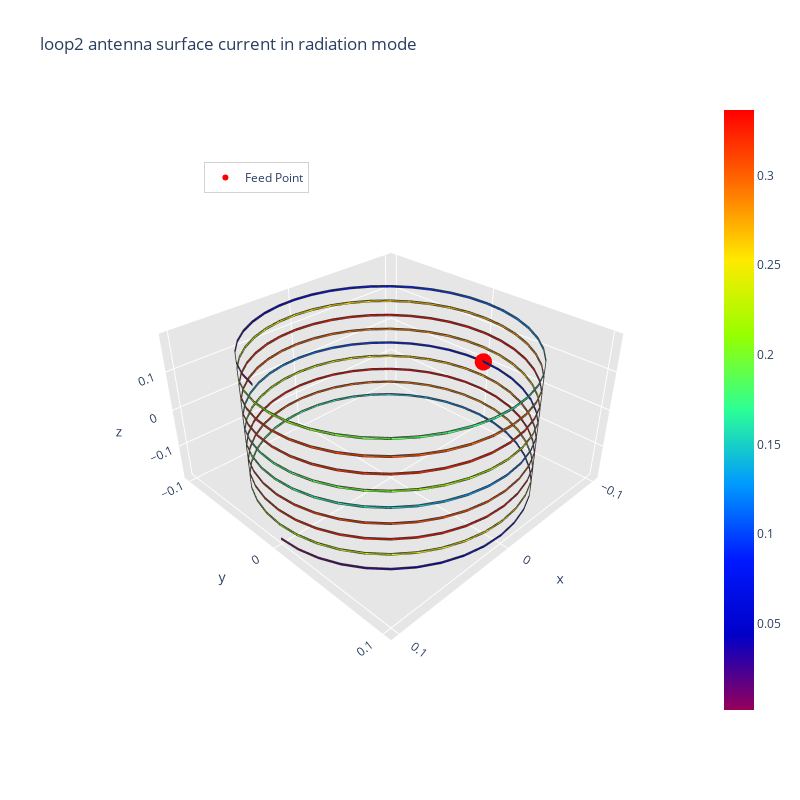

The notebook cell this image was saved under:
### Code cell
# Start time measurement
start_time = time.time()

feed_point = np.array([-0.1, 0, 0])
frequency = 40e6

radiation_algorithm(filename_mesh, frequency, feed_point)

elapsed_time = time.time() - start_time
print(f"Elapsed time for processing the studied antenna: {elapsed_time:.6f} seconds")
print('\n')

### Figure 1 — Plotly figure (JSON) as saved in the notebook; plotly's stock layout.template omitted (floating-point values rounded to 4 significant figures; data arrays with more than 128 entries replaced by an {"elided": "..."} marker saying what was removed)
{"data": [{"facecolor": {"elided": "718 str values"}, "i": {"elided": "718 int values"}, "j": {"elided": "718 int values"}, "k": {"elided": "718 int values"}, "name": "", "type": "mesh3d", "x": {"elided": "720 float values"}, "y": {"elided": "720 float values"}, "z": {"elided": "720 float values"}}, {"line": {"color": "rgb(50, 50, 50)", "width": 1.5}, "mode": "lines", "showlegend": false, "type": "scatter3d", "x": {"elided": "3590 float values"}, "y": {"elided": "3590 float values"}, "z": {"elided": "3590 float values"}}, {"hoverinfo": "none", "marker": {"color": [0.001687, 0.3367], "colorscale": [[0, "rgb(150, 0, 90)"], [0.125, "rgb(0, 0, 200)"], [0.25, "rgb(0, 25, 255)"], [0.375, "rgb(0, 152, 255)"], [0.5, "rgb(44, 255, 150)"], [0.625, "rgb(151, 255, 0)"], [0.75, "rgb(255, 234, 0)"], [0.875, "rgb(255, 111, 0)"], [1, "rgb(255, 0, 0)"]], "showscale": true, "size": 0.1}, "mode": "markers", "showlegend": false, "type": "scatter3d", "x": [0.1], "y": [0.0], "z": [-0.1765]}, {"marker": {"color": "red", "size": 6, "symbol": "circle"}, "mode": "markers+text", "name": "Feed Point", "type": "scatter3d", "x": [-0.1], "y": [0], "z": [0]}], "layout": {"height": 800, "legend": {"bgcolor": "rgba(255,255,255,0.7)", "bordercolor": "lightgray", "borderwidth": 1, "x": 0.2, "xanchor": "left", "y": 0.9, "yanchor": "top"}, "scene": {"aspectratio": {"x": 0.5495, "y": 0.5495, "z": 0.3}, "camera": {"eye": {"x": 0.8, "y": 0.8, "z": 0.7}}, "xaxis": {"backgroundcolor": "rgb(230, 230, 230)", "gridcolor": "rgb(255, 255, 255)", "showbackground": true, "zerolinecolor": "rgb(255, 255, 255)"}, "yaxis": {"backgroundcolor": "rgb(230, 230, 230)", "gridcolor": "rgb(255, 255, 255)", "showbackground": true, "zerolinecolor": "rgb(255, 255, 255)"}, "zaxis": {"backgroundcolor": "rgb(230, 230, 230)", "gridcolor": "rgb(255, 255, 255)", "showbackground": true, "zerolinecolor": "rgb(255, 255, 255)"}}, "title": {"text": "loop2 antenna surface current in radiation mode"}, "width": 800}}
